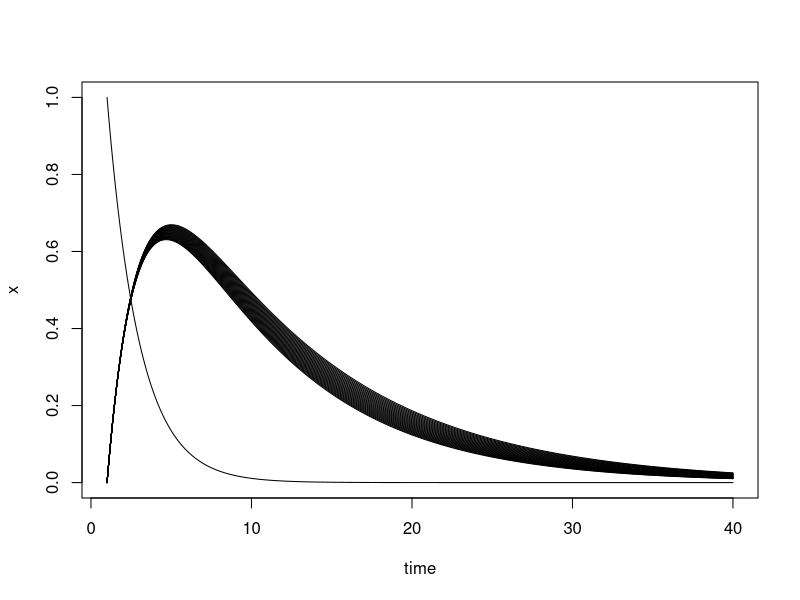

Source code (R):
## ---- chunk 1
func_drug_conc <- function(t, state, parms) {
    dx <- -parms["r1"] * state["x"]
    dy <- parms["r1"] * state["x"] - parms["r2"] * state["y"]
    return(list(c(dx,dy)))
}

for(i in seq(1/10,1/8,0.001)) {
    out <- deSolve::ode(
        y = c("x" = 1, "y" = 0), times = seq(1, 40, 0.01), func = func_drug_conc,
        parms = c("r1" = 1/2, "r2" = i), method = "euler"
    )
    if(i == 1/10){
        plot(x ~ time, data = out, type = "l")
    }
    lines(y ~ time, data = out)

}
